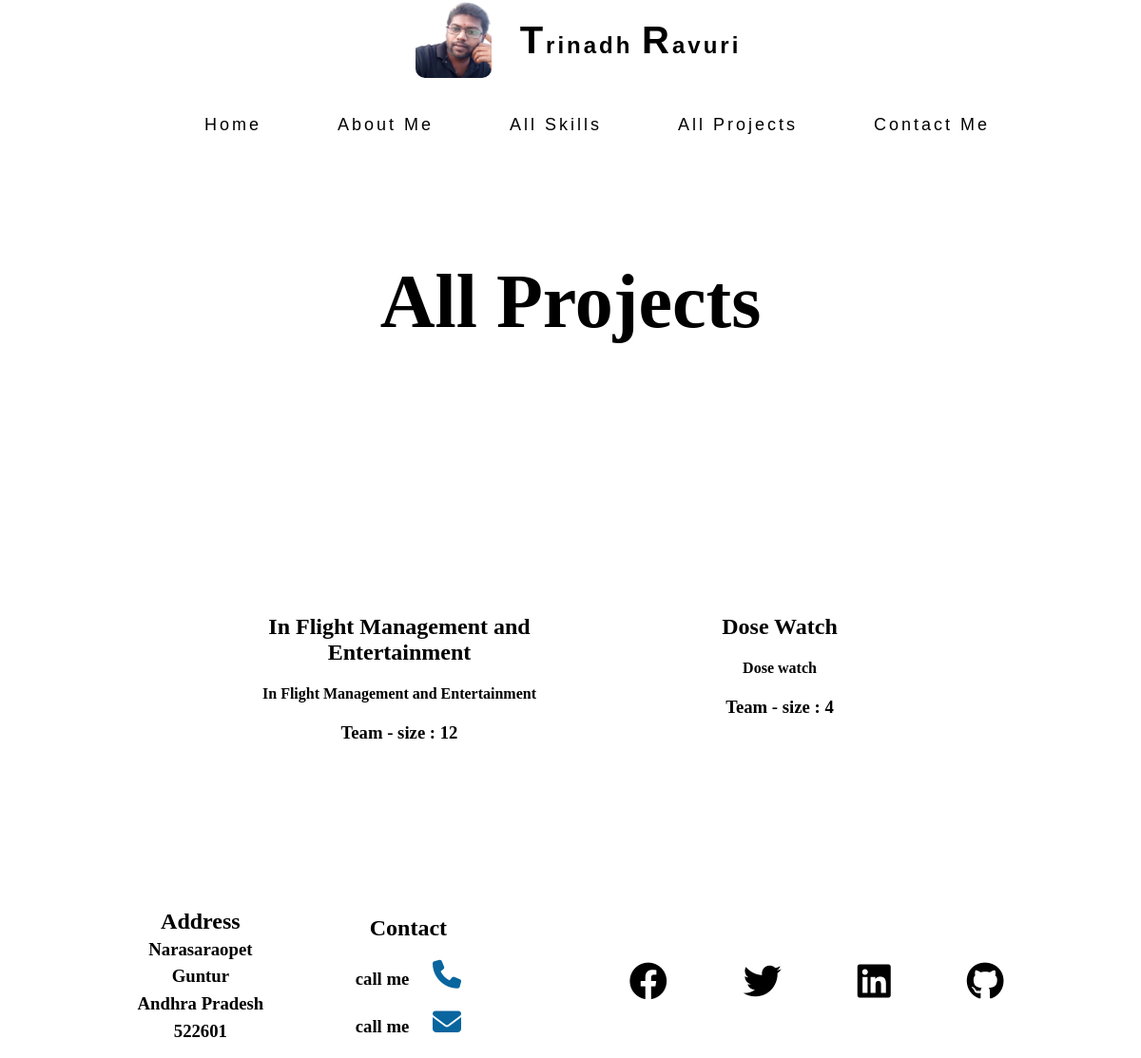
Page /allprojects on the earlier database version.
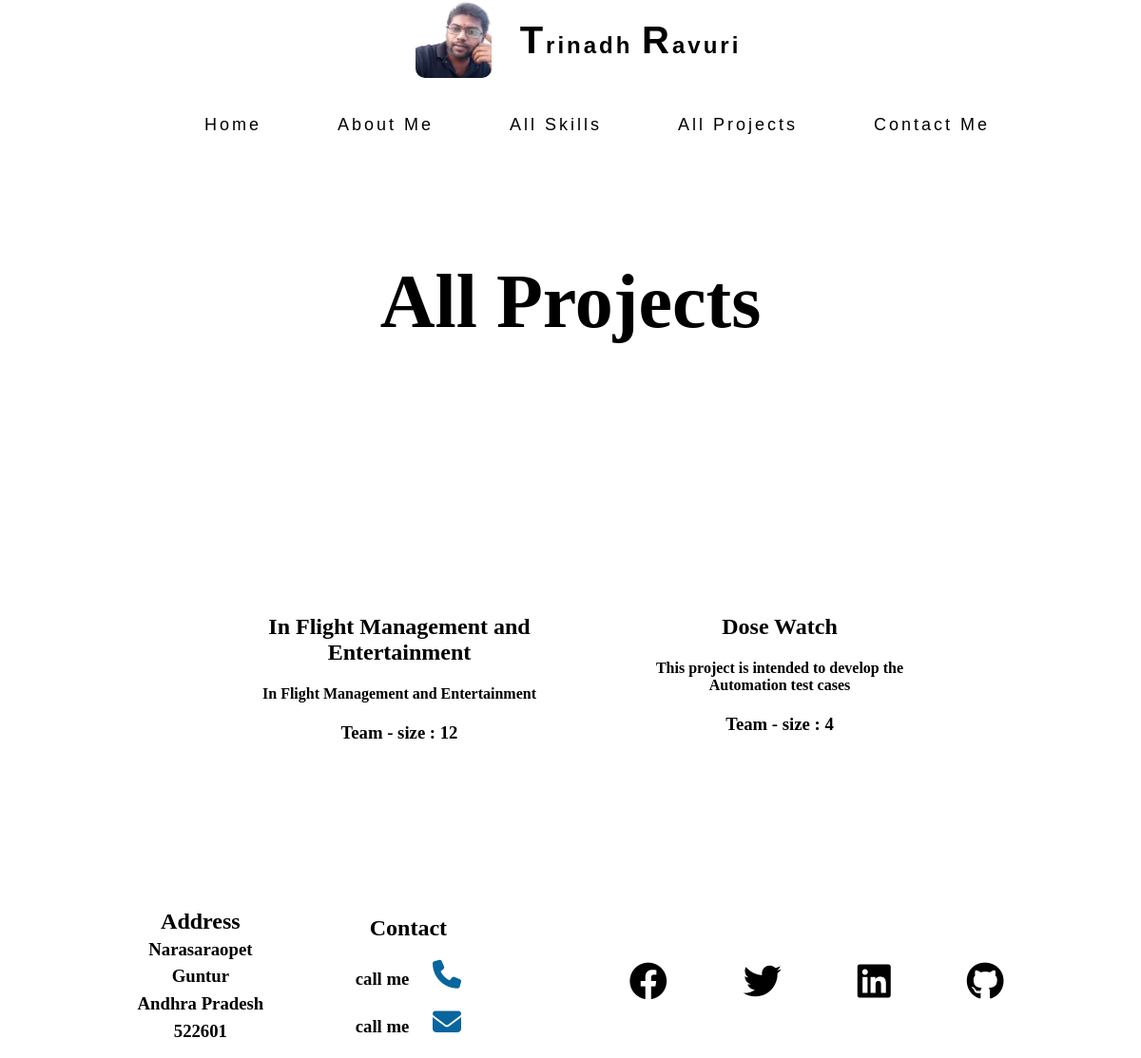
Same page on the later database version.
### mypage/models.py (models this page shows, shortened)
class Projects(models.Model):
    project_name = models.CharField(max_length=100)
    project_img = models.ImageField(upload_to='media',null=True)
    Project_quote = models.CharField(max_length=500)
    project_teamsize = models.IntegerField()
    project_roles = models.TextField(max_length=10000)
    project_skills = models.ManyToManyField(Skills)
    class Meta:
        verbose_name_plural = 'Projects'

### mypage/views.py (the view)
# urls.py: path('allprojects',views.allprojects,name='allprojects'),
def allprojects(request):
    projects = Projects.objects.all()
    context = {
        'projects':projects
    }
    return render(request,'allprojects.html',context)

### mypage/templates/allprojects.html (shortened to what this page needs)
{% extends 'base.html'%}
{% load static %}
{% block content %}
<section class="allprojects">
        <h1 class="title2">All Projects</h1>
    <div>
        <ul>
            {% for project in projects %}
            <li>
                <h1 class="projectname"><a href="{% url 'singleproject' project.id %}">{{project.project_name}}</a></h1>
                <h4 class="projectqoute"><a href="{% url 'singleproject' project.id %}">{{project.Project_quote}}</a></h4>
                <h3>Team - size : {{project.project_teamsize}}</h3>
            </li>
            {% endfor %}
        </ul>
    </div>
</section>
<br>
{% endblock %}

Differences in the rows shown:
changed Projects "Dose Watch": Project_quote "Dose watch" → "This project is intended to develop the Automation test cases"
